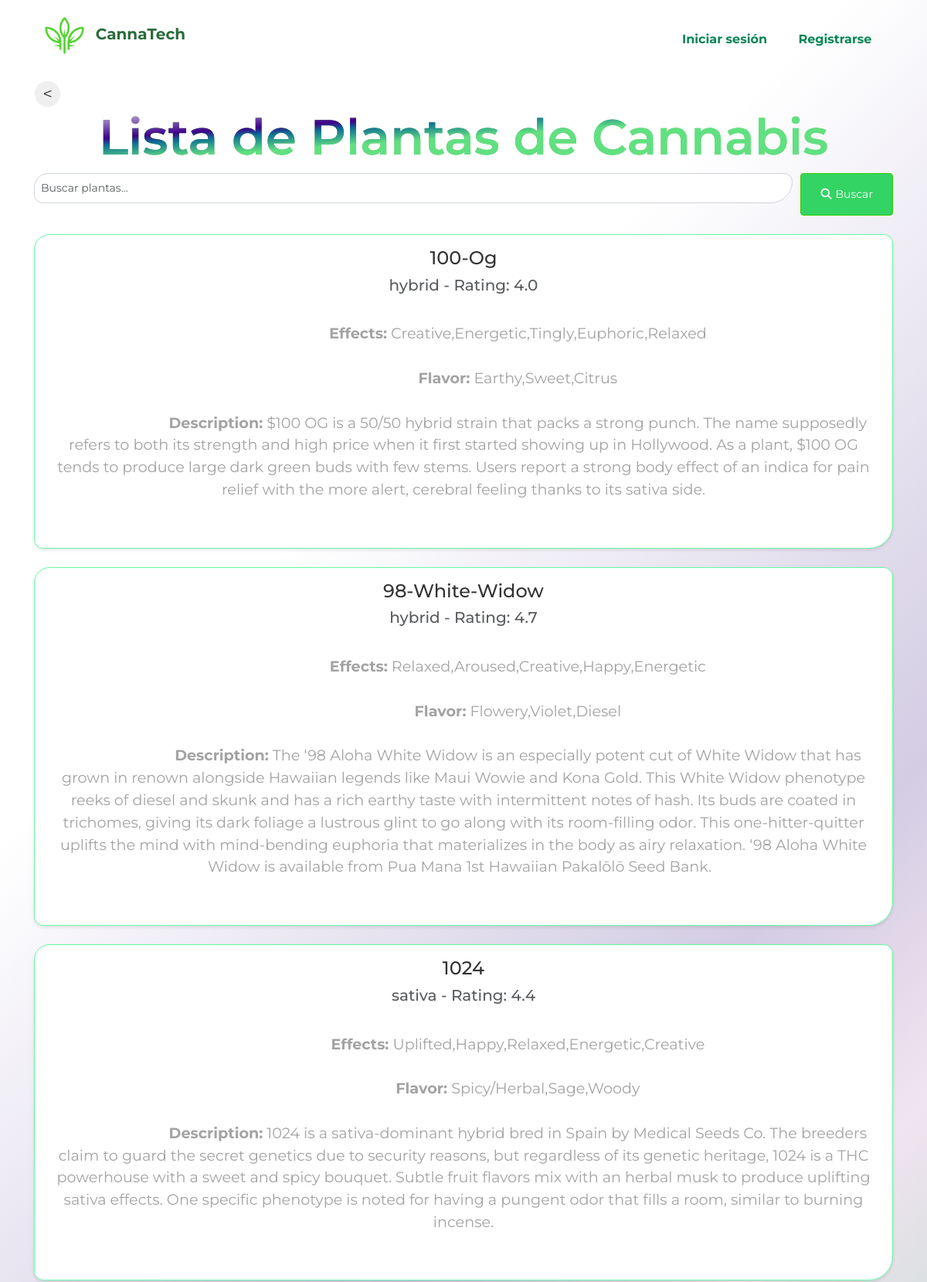
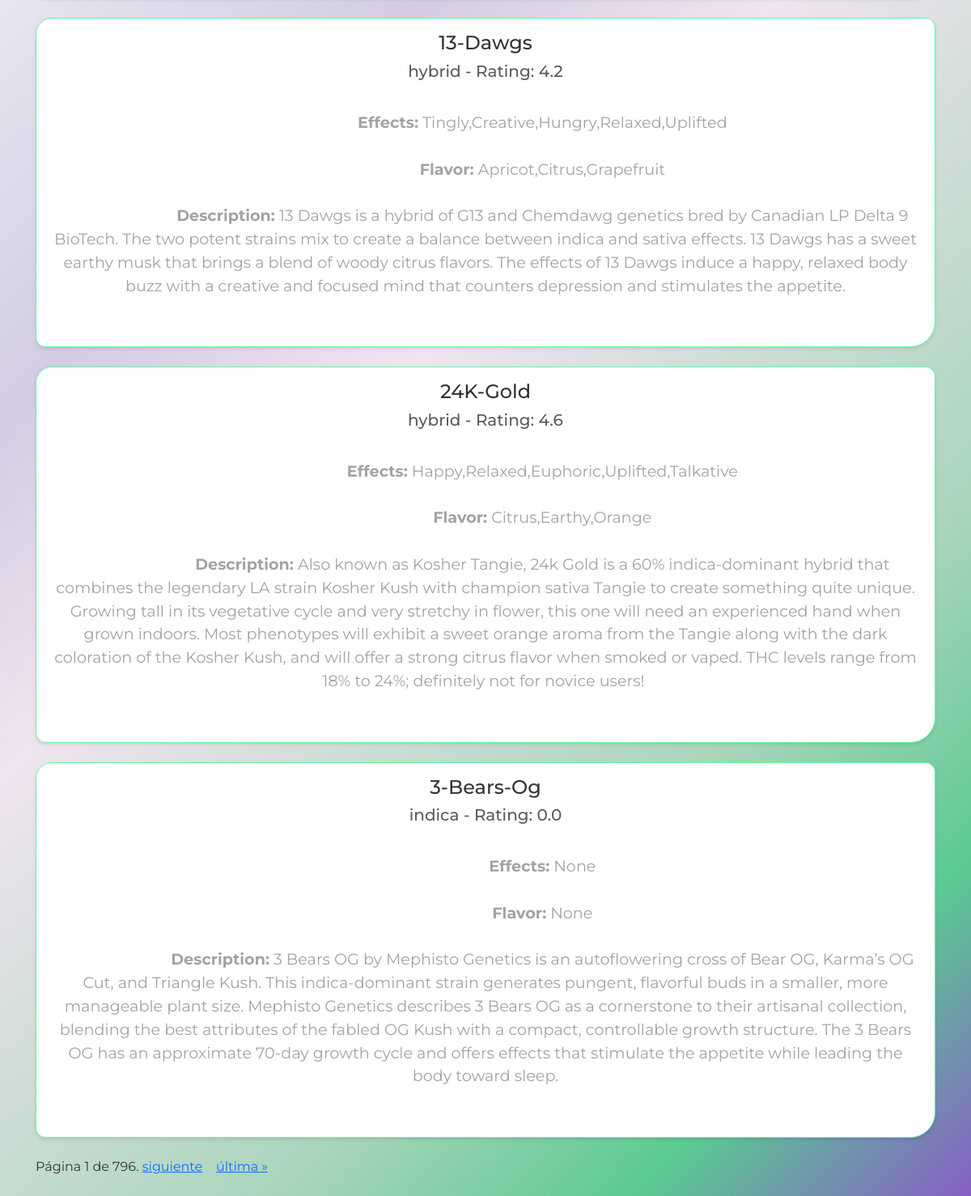
The page /plants/ on the database its author committed (2 pictures, top to bottom).
### core/models.py (models this page shows, shortened)
class CannabisPlant(models.Model):
    strain = models.CharField(max_length=100)
    plant_type = models.CharField(max_length=100)
    rating = models.FloatField()
    effects = models.TextField()
    flavor = models.TextField()
    description = models.TextField()

### core/views.py (the view)
# urls.py: path('plants/', views.plant_list, name='plant_list'),
def plant_list(request):
    query = request.GET.get('q')
    if query:
        plants = CannabisPlant.objects.filter(strain__icontains=query).order_by('id')
    else:
        plants = CannabisPlant.objects.all().order_by('id')
    paginator = Paginator(plants, 6)
    page_number = request.GET.get('page')
    page_obj = paginator.get_page(page_number)
    return render(request, 'core/plant_list.html', {'page_obj': page_obj, 'query': query})

### core/templates/core/plant_list.html (shortened to what this page needs)
{% extends 'core/base.html' %}
{% block content %}
<body class="custombody2">
<div class="container">
    <div class="hero">
        <div class="hero-header">
            <input type="button" class="btn-prev" value="<" onClick="javascript:history.go(-1);">
            <h1>Lista de Plantas de Cannabis</h1>
        </div>
        <div class="search-container mb-4">
            <form method="GET" action="" class="d-flex">
                <input type="text" name="q" value="{{ query|default:'' }}" class="form-control" placeholder="Buscar plantas...">
                <button type="submit" class="custom-search-btn"><i class="fa fa-search"></i> Buscar</button>
            </form>
        </div>
        <div class="plant-list">
            {% if page_obj.object_list %}
                {% for plant in page_obj.object_list %}
                <div class="horizontal-card mb-4">
                    <div class="horizontal-card-body">
                        <h5 class="horizontal-card-title">{{ plant.strain }}</h5>
                        <h6 class="horizontal-card-subtitle mb-2 text-muted">{{ plant.plant_type }} - Rating: {{ plant.rating }}</h6>
                        <p class="horizontal-card-text">
                            <strong>Effects:</strong> {{ plant.effects }}<br>
                            <strong>Flavor:</strong> {{ plant.flavor }}<br>
                            <strong>Description:</strong> {{ plant.description }}
                        </p>
                    </div>
                </div>
                {% endfor %}
            {% else %}
                <p>No se encontraron resultados para la búsqueda.</p>
            {% endif %}
        </div>
        {% if page_obj.object_list %}
        <div class="pagination">
            <span class="step-links">
                <span class="current">
                    Página {{ page_obj.number }} de {{ page_obj.paginator.num_pages }}.
                </span>
                {% if page_obj.has_next %}
                    <a href="?q={{ query }}&page={{ page_obj.next_page_number }}">siguiente</a>&nbsp;&nbsp;&nbsp;
                    <a href="?q={{ query }}&page={{ page_obj.paginator.num_pages }}">última &raquo;</a>&nbsp;
                {% endif %}
            </span>
        </div>
        {% endif %}
    </div>
</div>
</body>
{% endblock %}

### core/static/core/css/main.css (style rules this page uses)
* { margin: 0; padding: 0; border: 0; font-size: 100%; font: inherit; vertical-align: baseline; box-sizing: border-box; color: inherit; }
body { background: linear-gradient(135deg, white 25%, #d3cce3 50%, #f0e4f0 60%, #a8d5ba 80%, #5bc992 90%, #8958c9 100%); background-size: cover; background-position: center; background-repeat: no-repeat; min-height: 100vh; font-family: 'Montserrat', sans-serif; color: #333; }
.container { background-color: transparent; }
:root { --color-texto:rgb(6, 56, 18); --color-texto-menu:rgb(6, 65, 16); --color-menu-hover:rgb(238,238,238); --color-menu-hover-texto:rgb(5, 122, 35); --color-boton:rgb(0,0,0); --color-boton-texto:rgb(255,255,255); --primary-color: #058655; --secondary-color: #FFA000; --tertiary-color: #9C27B0; --font-size-base: 16px; }
.hero { text-align: center; margin-top: 8px; margin-bottom: 30px; }
.hero h1, .hero h2 { background: linear-gradient(to bottom right, white, #3c0288 30%, #0e6e94 36%, #61e081 50%), linear-gradient(to left, #7ae061, #1b8a1b); -webkit-background-clip: text; background-clip: text; color: transparent; font-weight: 600; }
.hero h1 { font-size: 4rem; }
.hero p { font-size: 1.2rem; color: #a3a3a3; }
form input[type="text"], form input[type="email"], form input[type="tel"], form input[type="password"], form input[type="number"], form input[type="date"], form input[type="search"], form input[type="url"], form input[type="time"], form input[type="week"], form input[type="month"], form input[type="range"] { width: 100%; padding: 8px; border: 1px solid #ced4da; border-radius: 20px 12px 31px; }
.form-control { border-radius: 0.5rem; margin-bottom: 1rem; padding: 0.5rem; }
.btn-prev { display: block; height: 35px; width: 35px; margin-top: -1rem; border-radius: 50%; border: 1px solid #fefefe; font-size:22px; }
.form-control { flex-grow: 1; font-size: 14px; min-width: 0; }
.horizontal-card { display: flex; flex-direction: column; border: 1px solid #66faa3; border-radius: 20px 12px 31px; padding: 16px; background-color: #fff; box-shadow: 0 2px 4px rgba(0, 0, 0, 0.1); margin-bottom: 20px; }
.horizontal-card-body { display: flex; flex-direction: column; justify-content: space-between; flex: 1; }
.horizontal-card-title { font-size: 1.25rem; margin-bottom: 0.5rem; }
.horizontal-card-subtitle { font-size: 1rem; margin-bottom: 0.5rem; }
.horizontal-card-text { font-size: 0.875rem; line-height: 1.5; white-space: pre-wrap; overflow: hidden; text-overflow: ellipsis; }
.custom-search-btn { padding: 12px 25px; line-height: 1.25; font-size: 14px; line-height: 1.5; border-radius: 4px; border: 1px solid #33ce03; background-color: #1ed154e5; color: white; display: inline-flex; align-items: center; cursor: pointer; margin-left: 10px; }
.custom-search-btn i { margin-right: 5px; }
@media (min-width: 768px) { .horizontal-card { flex-direction: row; } }
@media (min-width: 768px) { .horizontal-card-body { flex-direction: column; } }
@media (min-width: 768px) { .horizontal-card-title { font-size: 1.5rem; } }
@media (min-width: 768px) { .horizontal-card-subtitle { font-size: 1.25rem; } }
@media (min-width: 768px) { .horizontal-card-text { font-size: 1rem; } }

### rows shown on the page
CannabisPlant: strain "100-Og", plant_type "hybrid", rating "4.0", effects "Creative,Energetic,Tingly,Euphoric,Relaxed", flavor "Earthy,Sweet,Citrus", description "$100 OG is a 50/50 hybrid strain that packs a strong punch. The name supposedly refers to both its strength and high price when it first started showing up in Hollywood. As a plant, $100 OG tends to produce large dark green buds with few stems. Users report a strong body effect of an indica for pain relief with the more alert, cerebral feeling thanks to its sativa side."
CannabisPlant: strain "98-White-Widow", plant_type "hybrid", rating "4.7", effects "Relaxed,Aroused,Creative,Happy,Energetic", flavor "Flowery,Violet,Diesel", description "The ‘98 Aloha White Widow is an especially potent cut of White Widow that has grown in renown alongside Hawaiian legends like Maui Wowie and Kona Gold. This White Widow phenotype reeks of diesel and skunk and has a rich earthy taste with intermittent notes of hash. Its buds are coated in trichomes, giving its dark foliage a lustrous glint to go along with its room-filling odor. This one-hitter-quitter uplifts the mind with mind-bending euphoria that materializes in the body as airy relaxation. ‘98 Aloha White Widow is available from Pua Mana 1st Hawaiian Pakalōlō Seed Bank."
CannabisPlant: strain "1024", plant_type "sativa", rating "4.4", effects "Uplifted,Happy,Relaxed,Energetic,Creative", flavor "Spicy/Herbal,Sage,Woody", description "1024 is a sativa-dominant hybrid bred in Spain by Medical Seeds Co. The breeders claim to guard the secret genetics due to security reasons, but regardless of its genetic heritage, 1024 is a THC powerhouse with a sweet and spicy bouquet. Subtle fruit flavors mix with an herbal musk to produce uplifting sativa effects. One specific phenotype is noted for having a pungent odor that fills a room, similar to burning incense."
CannabisPlant: strain "13-Dawgs", plant_type "hybrid", rating "4.2", effects "Tingly,Creative,Hungry,Relaxed,Uplifted", flavor "Apricot,Citrus,Grapefruit", description "13 Dawgs is a hybrid of G13 and Chemdawg genetics bred by Canadian LP Delta 9 BioTech. The two potent strains mix to create a balance between indica and sativa effects. 13 Dawgs has a sweet earthy musk that brings a blend of woody citrus flavors. The effects of 13 Dawgs induce a happy, relaxed body buzz with a creative and focused mind that counters depression and stimulates the appetite."
CannabisPlant: strain "24K-Gold", plant_type "hybrid", rating "4.6", effects "Happy,Relaxed,Euphoric,Uplifted,Talkative", flavor "Citrus,Earthy,Orange", description "Also known as Kosher Tangie, 24k Gold is a 60% indica-dominant hybrid that combines the legendary LA strain Kosher Kush with champion sativa Tangie to create something quite unique. Growing tall in its vegetative cycle and very stretchy in flower, this one will need an experienced hand when grown indoors. Most phenotypes will exhibit a sweet orange aroma from the Tangie along with the dark coloration of the Kosher Kush, and will offer a strong citrus flavor when smoked or vaped. THC levels range from 18% to 24%; definitely not for novice users!"
CannabisPlant: strain "3-Bears-Og", plant_type "indica", rating "0.0", effects "None", flavor "None", description "3 Bears OG by Mephisto Genetics is an autoflowering cross of Bear OG, Karma’s OG Cut, and Triangle Kush. This indica-dominant strain generates pungent, flavorful buds in a smaller, more manageable plant size. Mephisto Genetics describes 3 Bears OG as a cornerstone to their artisanal collection, blending the best attributes of the fabled OG Kush with a compact, controllable growth structure. The 3 Bears OG has an approximate 70-day growth cycle and offers effects that stimulate the appetite while leading the body toward sleep."

### other values the page prints
{{ page_obj.number }} "1"
{{ page_obj.paginator.num_pages }} "796"
